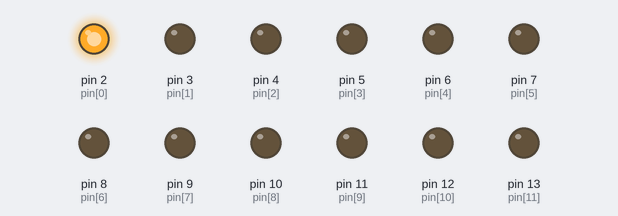
This sketch was run on a simulated Arduino Uno, built with avr-gcc and run on an emulated ATmega328P. On the bench: output pins drawn as LEDs (lit = HIGH).

Above: at 0.1 s.
At 1.1 s:
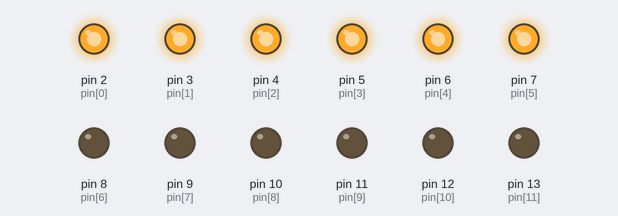
At 2.1 s:
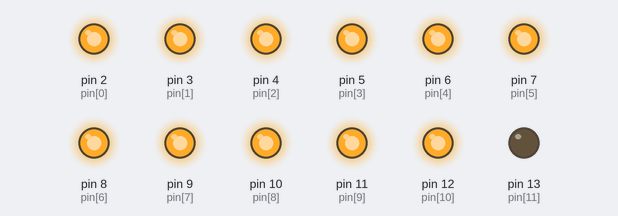
At 4.0 s:
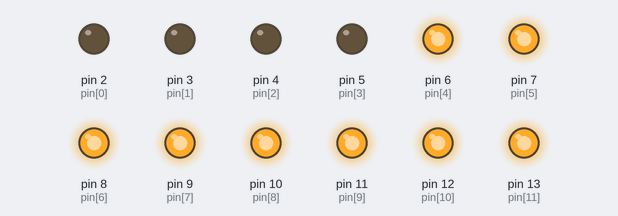
At 7.75 s:
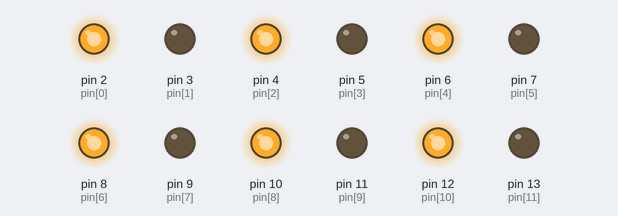
At 8.15 s:
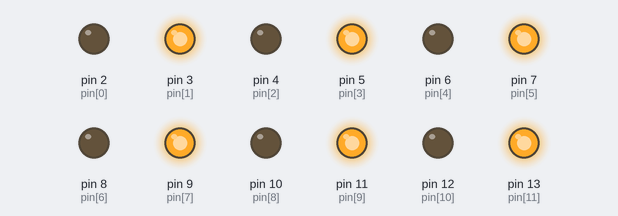
Timing chart, 0 to 10.9 s (numbered marks = the images above):
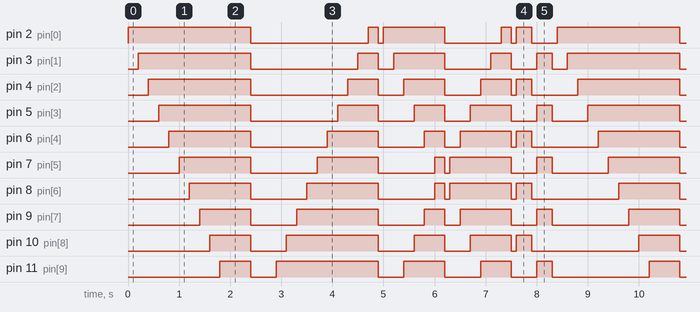

Measured:
- by itself, pin 7 (pin[5]): repeats every 8.4 s: LOW 1.3 s, HIGH 1.2 s, LOW 1.1 s, HIGH 0.20 s, LOW 0.10 s, HIGH 1.2 s, LOW 0.50 s, HIGH 0.30 s, LOW 1.1 s, HIGH 1.4 s
- by itself, pin 8 (pin[6]): repeats every 8.4 s: LOW 1.1 s, HIGH 1.4 s, LOW 1.1 s, HIGH 0.20 s, LOW 0.10 s, HIGH 1.2 s, LOW 0.10 s, HIGH 0.30 s, LOW 1.7 s, HIGH 1.2 s
- by itself, everything shown: repeats every 8.4 s, in 44 steps

The sketch:

5examples.ino
```cpp
int pin[] = {2, 3, 4, 5, 6, 7, 8, 9, 10, 11, 12, 13}; // global declaration of array pin
int a, b;

void setup(){
  for (a = 0; a <= 11; a++) {// Setup all the pins as output at one line of code using for loop
    pinMode(pin[a], OUTPUT);
  }
}

void loop()
{
  for (b = 1; b <= 3; b++)
    example1();

  for (b = 1; b <= 3; b++)
    example2();

  for (b = 1; b <= 3; b++)
  {
    example3();
    example4();
  }
  for (b = 1; b <= 3; b++)
    example5();
}

void example1()// flash light from left to right
{
  for (b = 0; b <= 11; b++)
  {
    digitalWrite(pin[b], 1);
    delay(200);
  }
  all_off();
}
void example2()// flash light from right to left
{
  for (int b = 11; b >= 0; b--)
  {
    digitalWrite(pin[b], 1);
    delay(200);
  }
  all_off();
}

void example3()
{
  for (a = 0, b = 11; a <= 5, b >= 6; a++, b--)// Light up from outer to inner
  {
    digitalWrite(pin[a], 1);
    digitalWrite(pin[b], 1);
    delay(200);
  }

  all_off();
}

void example4() //Light up from outer to inner
{
  for (a = 5, b = 6; a >= 0, b <= 11; a--, b++)
  {
    digitalWrite(pin[a], 1);
    digitalWrite(pin[b], 1);
    delay(200);
  }

  all_off();
}

void example5()
{
  for (int a = 0; a <= 11; a += 2)
  {
    digitalWrite(pin[a], 1);
  }
  delay(300);
  all_off();

  for (int a = 1; a <= 11; a = a + 2)
  {
    digitalWrite(pin[a], 1);
  }
  delay(300);
  all_off();
}

void all_off() // Off all the LED
{
  for (b = 0; b <= 11; b++){
    digitalWrite(pin[b], 0);
  }
  delay(100);
}
```
